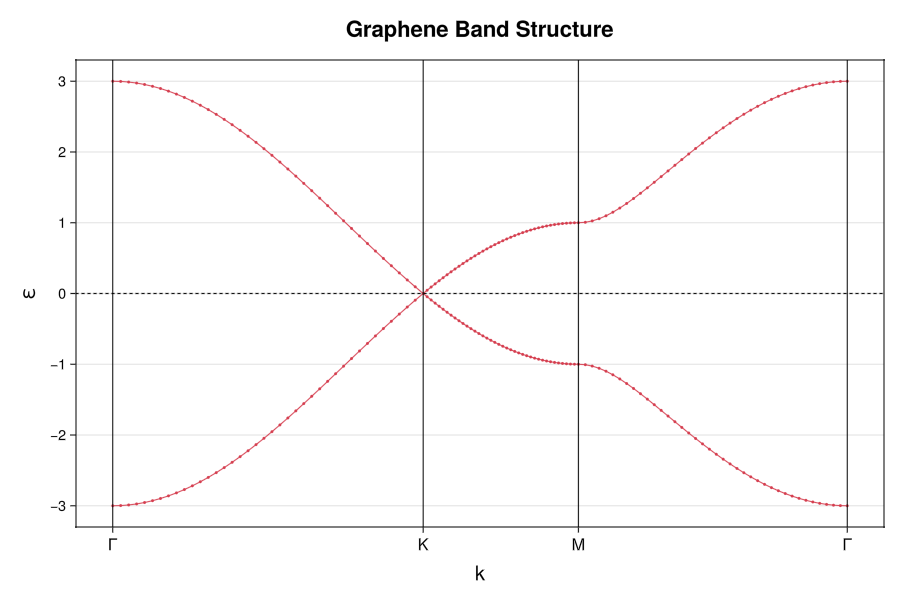

Write the Julia code that produced this figure.
using Quantica, GLMakie, LinearAlgebra, Printf

## Lattice
A1 = (cos(π/3), sin(π/3))
A2 = (-cos(π/3), sin(π/3))

sub_A = sublat((0.0, -0.5/√3), name = :A)
sub_B = sublat((0.0,  0.5/√3), name = :B)

lat = lattice(sub_A, sub_B, bravais = (A1, A2))

display(qplot(lat, title = "Graphene Unit Cell"))

## Model
t = -1.0

model = hopping(t; range = 1.01/√3)

H = hamiltonian(lat, model)

evals_Γ, evecs_Γ = eigen(Hermitian(Matrix(H((0, 0)))))
println("Eigenvalues at Γ: ", round.(evals_Γ, digits = 3))

## Path Plot
Amat = bravais_matrix(lat)
Bmat = 2pi * inv(Amat)'
B1 = Bmat[:, 1]
B2 = Bmat[:, 2]

kΓ = [0.0; 0.0]
kK = (B1 - B2) / 3
kM = B1 / 2

k_to_ϕ(k) = Tuple(k' * Amat)

ϕΓ = k_to_ϕ(kΓ)
ϕK = k_to_ϕ(kK)
ϕM = k_to_ϕ(kM)

d_ΓK = norm(kK - kΓ)
d_KM = norm(kM - kK)
d_MΓ = norm(kΓ - kM)

t0 = 0.0
t1 = t0 + d_ΓK
t2 = t1 + d_KM
t3 = t2 + d_MΓ

npts = 40

bcut = bands(H, subdiv((t0, t1, t2, t3), npts); mapping = (t0, t1, t2, t3) => (ϕΓ, ϕK, ϕM, ϕΓ))

fig = qplot(bcut, title = "Graphene Bands: Γ → K → M → Γ", figure = (size = (900, 600),))

ax = content(fig[1, 1])

ax.xticks = ([t0, t1, t2, t3], ["Γ", "K", "M", "Γ"])
ax.xlabel = "k"
ax.yticks = -9:1:9
ax.xticklabelsize = 16
ax.yticklabelsize = 14
ax.xgridvisible = false

vlines!(ax, [t0, t1, t2, t3], color = :black, linewidth = 1)
hlines!(ax, [0], color = :black, linewidth = 1, linestyle = :dash)

Label(fig[0, :], "Graphene Band Structure",
      fontsize = 22, font = :bold, halign = :center, tellwidth = false)

display(fig)

## Save
save("Theory/graphene.png", fig)
